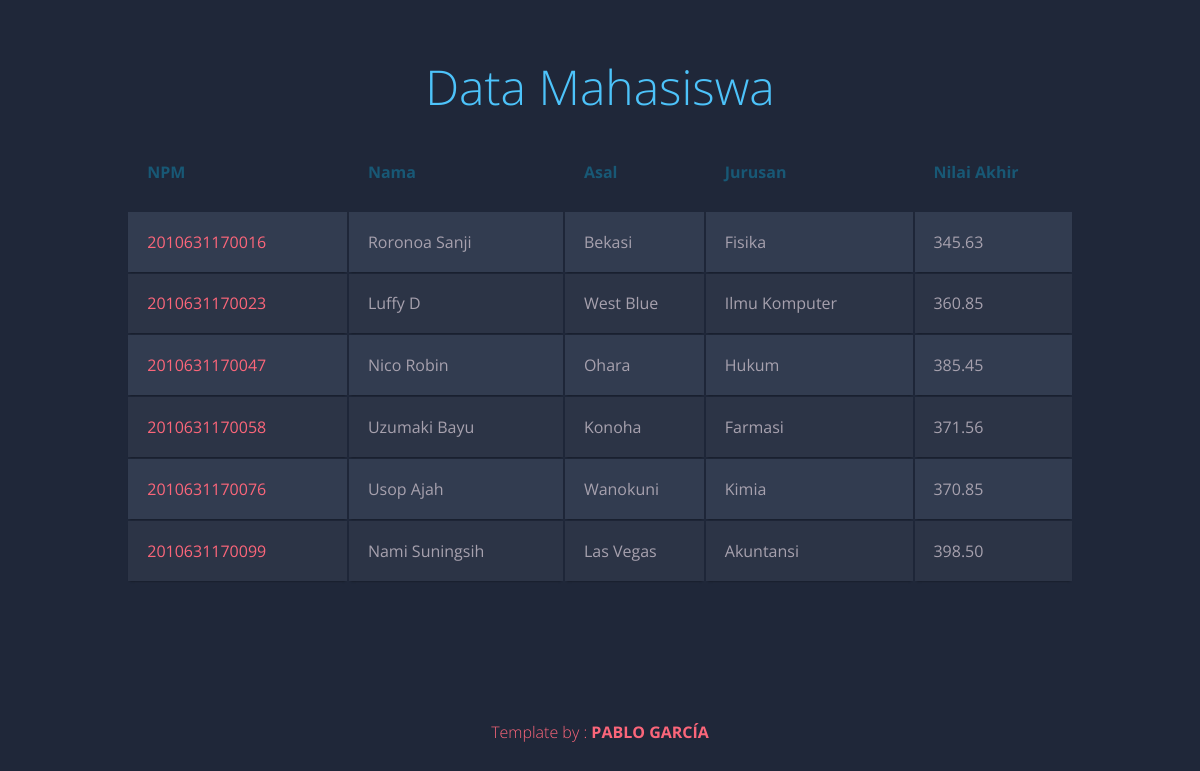
The page / on the database its author committed.
### tables this page shows
CREATE TABLE `mhs` (
  `npm` varchar(13) NOT NULL,
  `nama` varchar(30) NOT NULL,
  `asal` varchar(50) NOT NULL,
  `jurusan` varchar(30) NOT NULL,
  `nilai_akhir` decimal(5,2) NOT NULL
);

### index.php (the view, shortened to what this page needs)
<?php
include("connection.php");
?>
<html lang="en">
<head>
    <link rel='stylesheet' href='style.css'>
</head>
<body>
<br>
<h1>Data Mahasiswa</h1>
<table class="container">
	<thead>
		<tr>
			<th><h1>NPM</h1></th>
			<th><h1>Nama</h1></th>
			<th><h1>Asal</h1></th>
			<th><h1>Jurusan</h1></th>
            <th><h1>Nilai Akhir</h1></th>
		</tr>
	</thead>
	<tbody>
    <?php
        $sql = "SELECT * FROM mhs";
        $query = mysqli_query($conn,$sql);
        ?>
        <?php foreach ($query as $row) : ?>
            <tr>
                <td><?= $row['npm']; ?></td>
                <td><?= $row['nama']; ?></td>
                <td><?= $row['asal']; ?></td>
                <td><?= $row['jurusan']; ?></td>
                <td><?= $row['nilai_akhir']; ?></td>
            </tr>
        <?php endforeach; ?>
	</tbody>
</table>
<h2>Template by : <a href="https://github.com/pablorgarcia" target="_blank">Pablo García</a></h2>
</body>
</html>

### style.css (style rules this page uses)
body { font-family: 'Open Sans', sans-serif; font-weight: 300; line-height: 1.42em; color:#A7A1AE; background-color:#1F2739; }
h1 { font-size:3em; font-weight: 300; line-height:1em; text-align: center; color: #4DC3FA; }
h2 { font-size:1em; font-weight: 300; text-align: center; display: block; line-height:1em; padding-bottom: 2em; color: #FB667A; }
h2 a { font-weight: 700; text-transform: uppercase; color: #FB667A; text-decoration: none; }
.container th h1 { font-weight: bold; font-size: 1em; text-align: left; color: #185875; }
.container td { font-weight: normal; font-size: 1em; -webkit-box-shadow: 0 2px 2px -2px #0E1119; -moz-box-shadow: 0 2px 2px -2px #0E1119; box-shadow: 0 2px 2px -2px #0E1119; }
.container { text-align: left; overflow: hidden; width: 80%; margin: 0 auto; display: table; padding: 0 0 8em 0; }
.container td, .container th { padding-bottom: 2%; padding-top: 2%; padding-left:2%; }
.container tr:nth-child(odd) { background-color: #323C50; }
.container tr:nth-child(even) { background-color: #2C3446; }
.container th { background-color: #1F2739; }
.container td:first-child { color: #FB667A; }

### rows shown on the page
mhs: npm "2010631170016", nama "Roronoa Sanji", asal "Bekasi", jurusan "Fisika", nilai_akhir "345.63"
mhs: npm "2010631170023", nama "Luffy D", asal "West Blue", jurusan "Ilmu Komputer", nilai_akhir "360.85"
mhs: npm "2010631170047", nama "Nico Robin", asal "Ohara", jurusan "Hukum", nilai_akhir "385.45"
mhs: npm "2010631170058", nama "Uzumaki Bayu", asal "Konoha", jurusan "Farmasi", nilai_akhir "371.56"
mhs: npm "2010631170076", nama "Usop Ajah", asal "Wanokuni", jurusan "Kimia", nilai_akhir "370.85"
mhs: npm "2010631170099", nama "Nami Suningsih", asal "Las Vegas", jurusan "Akuntansi", nilai_akhir "398.50"
